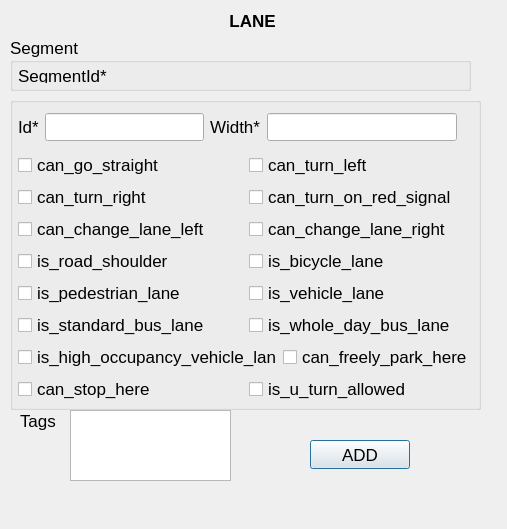
<?xml version="1.0" encoding="UTF-8"?>
<ui version="4.0">
 <class>Lane</class>
 <widget class="QDialog" name="Lane">
  <property name="enabled">
   <bool>true</bool>
  </property>
  <property name="geometry">
   <rect>
    <x>0</x>
    <y>0</y>
    <width>507</width>
    <height>529</height>
   </rect>
  </property>
  <property name="font">
   <font>
    <family>Tahoma</family>
    <pointsize>13</pointsize>
   </font>
  </property>
  <property name="contextMenuPolicy">
   <enum>Qt::DefaultContextMenu</enum>
  </property>
  <property name="windowTitle">
   <string notr="true">iSimGis Converter</string>
  </property>
  <property name="windowOpacity">
   <double>4.000000000000000</double>
  </property>
  <property name="toolTip">
   <string notr="true"/>
  </property>
  <property name="statusTip">
   <string notr="true"/>
  </property>
  <property name="sizeGripEnabled">
   <bool>false</bool>
  </property>
  <widget class="QTextEdit" name="tags">
   <property name="geometry">
    <rect>
     <x>70</x>
     <y>410</y>
     <width>161</width>
     <height>71</height>
    </rect>
   </property>
  </widget>
  <widget class="QLabel" name="titleLabel">
   <property name="geometry">
    <rect>
     <x>230</x>
     <y>10</y>
     <width>45</width>
     <height>21</height>
    </rect>
   </property>
   <property name="font">
    <font>
     <pointsize>13</pointsize>
     <weight>75</weight>
     <bold>true</bold>
    </font>
   </property>
   <property name="text">
    <string>LANE</string>
   </property>
   <property name="alignment">
    <set>Qt::AlignCenter</set>
   </property>
  </widget>
  <widget class="QGroupBox" name="SegmentGroupBox">
   <property name="geometry">
    <rect>
     <x>10</x>
     <y>37</y>
     <width>461</width>
     <height>54</height>
    </rect>
   </property>
   <property name="title">
    <string>Segment</string>
   </property>
   <layout class="QGridLayout" name="gridLayout">
    <property name="leftMargin">
     <number>5</number>
    </property>
    <property name="topMargin">
     <number>5</number>
    </property>
    <property name="rightMargin">
     <number>5</number>
    </property>
    <property name="bottomMargin">
     <number>5</number>
    </property>
    <item row="0" column="0">
     <widget class="QLabel" name="segmentIdLabel">
      <property name="maximumSize">
       <size>
        <width>100</width>
        <height>100</height>
       </size>
      </property>
      <property name="text">
       <string>SegmentId*</string>
      </property>
     </widget>
    </item>
    <item row="0" column="1">
     <widget class="QLabel" name="segmentId">
      <property name="text">
       <string/>
      </property>
     </widget>
    </item>
   </layout>
  </widget>
  <widget class="QGroupBox" name="attributeGroup">
   <property name="geometry">
    <rect>
     <x>10</x>
     <y>97</y>
     <width>471</width>
     <height>313</height>
    </rect>
   </property>
   <property name="title">
    <string/>
   </property>
   <layout class="QGridLayout" name="gridLayout_2">
    <property name="leftMargin">
     <number>5</number>
    </property>
    <property name="topMargin">
     <number>5</number>
    </property>
    <property name="rightMargin">
     <number>5</number>
    </property>
    <property name="bottomMargin">
     <number>5</number>
    </property>
    <item row="4" column="0">
     <layout class="QHBoxLayout" name="horizontalLayout_5">
      <item>
       <widget class="QCheckBox" name="is_road_shoulder">
        <property name="text">
         <string>is_road_shoulder</string>
        </property>
       </widget>
      </item>
      <item>
       <widget class="QCheckBox" name="is_bicycle_lane">
        <property name="text">
         <string>is_bicycle_lane</string>
        </property>
       </widget>
      </item>
     </layout>
    </item>
    <item row="0" column="0">
     <layout class="QHBoxLayout" name="horizontalLayout">
      <item>
       <widget class="QLabel" name="idLabel">
        <property name="text">
         <string>Id*</string>
        </property>
       </widget>
      </item>
      <item alignment="Qt::AlignLeft">
       <widget class="QLineEdit" name="id"/>
      </item>
      <item>
       <widget class="QLabel" name="widthLabel">
        <property name="text">
         <string>Width*</string>
        </property>
       </widget>
      </item>
      <item>
       <widget class="QLineEdit" name="wlineEdit"/>
      </item>
      <item>
       <widget class="QLabel" name="width">
        <property name="text">
         <string/>
        </property>
       </widget>
      </item>
     </layout>
    </item>
    <item row="2" column="0">
     <layout class="QHBoxLayout" name="horizontalLayout_3">
      <item>
       <widget class="QCheckBox" name="can_turn_right">
        <property name="text">
         <string>can_turn_right</string>
        </property>
       </widget>
      </item>
      <item>
       <widget class="QCheckBox" name="can_turn_on_red_signal">
        <property name="text">
         <string>can_turn_on_red_signal</string>
        </property>
       </widget>
      </item>
     </layout>
    </item>
    <item row="3" column="0">
     <layout class="QHBoxLayout" name="horizontalLayout_4">
      <item>
       <widget class="QCheckBox" name="can_change_lane_left">
        <property name="text">
         <string>can_change_lane_left</string>
        </property>
       </widget>
      </item>
      <item>
       <widget class="QCheckBox" name="can_change_lane_right">
        <property name="text">
         <string>can_change_lane_right</string>
        </property>
       </widget>
      </item>
     </layout>
    </item>
    <item row="5" column="0">
     <layout class="QHBoxLayout" name="horizontalLayout_6">
      <item>
       <widget class="QCheckBox" name="is_pedestrian_lane">
        <property name="text">
         <string>is_pedestrian_lane</string>
        </property>
       </widget>
      </item>
      <item>
       <widget class="QCheckBox" name="is_vehicle_lane">
        <property name="text">
         <string>is_vehicle_lane</string>
        </property>
       </widget>
      </item>
     </layout>
    </item>
    <item row="6" column="0">
     <layout class="QHBoxLayout" name="horizontalLayout_7">
      <item>
       <widget class="QCheckBox" name="is_standard_bus_lane">
        <property name="text">
         <string>is_standard_bus_lane</string>
        </property>
       </widget>
      </item>
      <item>
       <widget class="QCheckBox" name="is_whole_day_bus_lane">
        <property name="text">
         <string>is_whole_day_bus_lane</string>
        </property>
       </widget>
      </item>
     </layout>
    </item>
    <item row="7" column="0">
     <layout class="QHBoxLayout" name="horizontalLayout_8">
      <item>
       <widget class="QCheckBox" name="is_high_occupancy_vehicle_lane">
        <property name="text">
         <string>is_high_occupancy_vehicle_lane</string>
        </property>
       </widget>
      </item>
      <item>
       <widget class="QCheckBox" name="can_freely_park_here">
        <property name="text">
         <string>can_freely_park_here</string>
        </property>
       </widget>
      </item>
     </layout>
    </item>
    <item row="8" column="0">
     <layout class="QHBoxLayout" name="horizontalLayout_9">
      <item>
       <widget class="QCheckBox" name="can_stop_here">
        <property name="text">
         <string>can_stop_here</string>
        </property>
       </widget>
      </item>
      <item>
       <widget class="QCheckBox" name="is_u_turn_allowed">
        <property name="text">
         <string>is_u_turn_allowed</string>
        </property>
       </widget>
      </item>
     </layout>
    </item>
    <item row="1" column="0">
     <layout class="QHBoxLayout" name="horizontalLayout_2">
      <item>
       <widget class="QCheckBox" name="can_go_straight">
        <property name="text">
         <string>can_go_straight</string>
        </property>
       </widget>
      </item>
      <item>
       <widget class="QCheckBox" name="can_turn_left">
        <property name="text">
         <string>can_turn_left</string>
        </property>
       </widget>
      </item>
     </layout>
    </item>
   </layout>
  </widget>
  <widget class="QLabel" name="errorMessage">
   <property name="geometry">
    <rect>
     <x>10</x>
     <y>408</y>
     <width>16</width>
     <height>16</height>
    </rect>
   </property>
   <property name="font">
    <font>
     <italic>true</italic>
    </font>
   </property>
   <property name="styleSheet">
    <string notr="true">color: rgb(255, 20, 27)</string>
   </property>
   <property name="text">
    <string/>
   </property>
  </widget>
  <widget class="QLabel" name="tagslabel">
   <property name="geometry">
    <rect>
     <x>20</x>
     <y>400</y>
     <width>61</width>
     <height>41</height>
    </rect>
   </property>
   <property name="text">
    <string>Tags</string>
   </property>
  </widget>
  <widget class="QPushButton" name="actionButton">
   <property name="geometry">
    <rect>
     <x>310</x>
     <y>440</y>
     <width>100</width>
     <height>29</height>
    </rect>
   </property>
   <property name="maximumSize">
    <size>
     <width>100</width>
     <height>100</height>
    </size>
   </property>
   <property name="text">
    <string>ADD</string>
   </property>
  </widget>
 </widget>
 <resources/>
 <connections/>
</ui>
